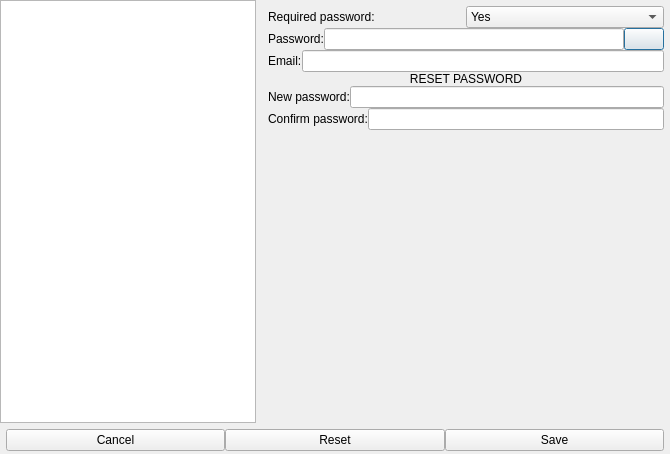
<?xml version="1.0" encoding="UTF-8"?>
<ui version="4.0">
 <class>Dialog</class>
 <widget class="QDialog" name="Dialog">
  <property name="geometry">
   <rect>
    <x>0</x>
    <y>0</y>
    <width>670</width>
    <height>454</height>
   </rect>
  </property>
  <property name="windowTitle">
   <string>Dialog</string>
  </property>
  <layout class="QVBoxLayout" name="mainLayout" stretch="1,0">
   <property name="spacing">
    <number>0</number>
   </property>
   <property name="leftMargin">
    <number>0</number>
   </property>
   <property name="topMargin">
    <number>0</number>
   </property>
   <property name="rightMargin">
    <number>0</number>
   </property>
   <property name="bottomMargin">
    <number>0</number>
   </property>
   <item>
    <layout class="QHBoxLayout" name="settingsLayout" stretch="0,0">
     <item>
      <widget class="QListView" name="usersView">
       <property name="sizePolicy">
        <sizepolicy hsizetype="Fixed" vsizetype="Expanding">
         <horstretch>0</horstretch>
         <verstretch>0</verstretch>
        </sizepolicy>
       </property>
      </widget>
     </item>
     <item>
      <layout class="QVBoxLayout" name="userLayout">
       <property name="sizeConstraint">
        <enum>QLayout::SetDefaultConstraint</enum>
       </property>
       <property name="leftMargin">
        <number>12</number>
       </property>
       <property name="topMargin">
        <number>6</number>
       </property>
       <property name="rightMargin">
        <number>6</number>
       </property>
       <property name="bottomMargin">
        <number>6</number>
       </property>
       <item>
        <layout class="QHBoxLayout" name="requiredpwdLayout">
         <item>
          <widget class="QLabel" name="requiredpwdLabel">
           <property name="text">
            <string>Required password:</string>
           </property>
          </widget>
         </item>
         <item>
          <widget class="QComboBox" name="requiredpwdComboBox">
           <property name="sizePolicy">
            <sizepolicy hsizetype="Preferred" vsizetype="Preferred">
             <horstretch>0</horstretch>
             <verstretch>0</verstretch>
            </sizepolicy>
           </property>
           <item>
            <property name="text">
             <string>Yes</string>
            </property>
           </item>
           <item>
            <property name="text">
             <string>No</string>
            </property>
           </item>
          </widget>
         </item>
        </layout>
       </item>
       <item>
        <layout class="QHBoxLayout" name="pwdLayout">
         <item>
          <widget class="QLabel" name="pwdLabel">
           <property name="text">
            <string>Password:</string>
           </property>
          </widget>
         </item>
         <item>
          <widget class="QLineEdit" name="pwdLineEdit">
           <property name="sizePolicy">
            <sizepolicy hsizetype="Expanding" vsizetype="Preferred">
             <horstretch>0</horstretch>
             <verstretch>0</verstretch>
            </sizepolicy>
           </property>
          </widget>
         </item>
         <item>
          <widget class="QPushButton" name="showPwdButton">
           <property name="sizePolicy">
            <sizepolicy hsizetype="Minimum" vsizetype="Preferred">
             <horstretch>0</horstretch>
             <verstretch>0</verstretch>
            </sizepolicy>
           </property>
           <property name="text">
            <string/>
           </property>
          </widget>
         </item>
        </layout>
       </item>
       <item>
        <layout class="QHBoxLayout" name="emailLayout">
         <item>
          <widget class="QLabel" name="emailLabel">
           <property name="text">
            <string>Email:</string>
           </property>
          </widget>
         </item>
         <item>
          <widget class="QLineEdit" name="emailLineEdit"/>
         </item>
        </layout>
       </item>
       <item>
        <widget class="QLabel" name="resetPwdLabel">
         <property name="text">
          <string>RESET PASSWORD</string>
         </property>
         <property name="alignment">
          <set>Qt::AlignCenter</set>
         </property>
        </widget>
       </item>
       <item>
        <layout class="QHBoxLayout" name="newPwdLayout">
         <item>
          <widget class="QLabel" name="newPwdLabel">
           <property name="text">
            <string>New password:</string>
           </property>
          </widget>
         </item>
         <item>
          <widget class="QLineEdit" name="newPwdLineEdit"/>
         </item>
        </layout>
       </item>
       <item>
        <layout class="QHBoxLayout" name="confirmPwdLayuot" stretch="0,0">
         <item>
          <widget class="QLabel" name="confirmPwdLabel">
           <property name="text">
            <string>Confirm password:</string>
           </property>
          </widget>
         </item>
         <item>
          <widget class="QLineEdit" name="confirmPwdLineEdit"/>
         </item>
        </layout>
       </item>
       <item>
        <spacer name="layoutSpacer">
         <property name="orientation">
          <enum>Qt::Vertical</enum>
         </property>
         <property name="sizeHint" stdset="0">
          <size>
           <width>20</width>
           <height>40</height>
          </size>
         </property>
        </spacer>
       </item>
      </layout>
     </item>
    </layout>
   </item>
   <item>
    <layout class="QHBoxLayout" name="buttonsLayout" stretch="1,1,1">
     <property name="leftMargin">
      <number>6</number>
     </property>
     <property name="topMargin">
      <number>6</number>
     </property>
     <property name="rightMargin">
      <number>6</number>
     </property>
     <property name="bottomMargin">
      <number>3</number>
     </property>
     <item>
      <widget class="QPushButton" name="cancelButton">
       <property name="sizePolicy">
        <sizepolicy hsizetype="Preferred" vsizetype="Fixed">
         <horstretch>0</horstretch>
         <verstretch>0</verstretch>
        </sizepolicy>
       </property>
       <property name="text">
        <string>Cancel</string>
       </property>
      </widget>
     </item>
     <item>
      <widget class="QPushButton" name="resetButton">
       <property name="sizePolicy">
        <sizepolicy hsizetype="Preferred" vsizetype="Fixed">
         <horstretch>0</horstretch>
         <verstretch>0</verstretch>
        </sizepolicy>
       </property>
       <property name="text">
        <string>Reset</string>
       </property>
      </widget>
     </item>
     <item>
      <widget class="QPushButton" name="saveButton">
       <property name="sizePolicy">
        <sizepolicy hsizetype="Preferred" vsizetype="Fixed">
         <horstretch>0</horstretch>
         <verstretch>0</verstretch>
        </sizepolicy>
       </property>
       <property name="text">
        <string>Save</string>
       </property>
      </widget>
     </item>
    </layout>
   </item>
  </layout>
 </widget>
 <resources/>
 <connections/>
</ui>
